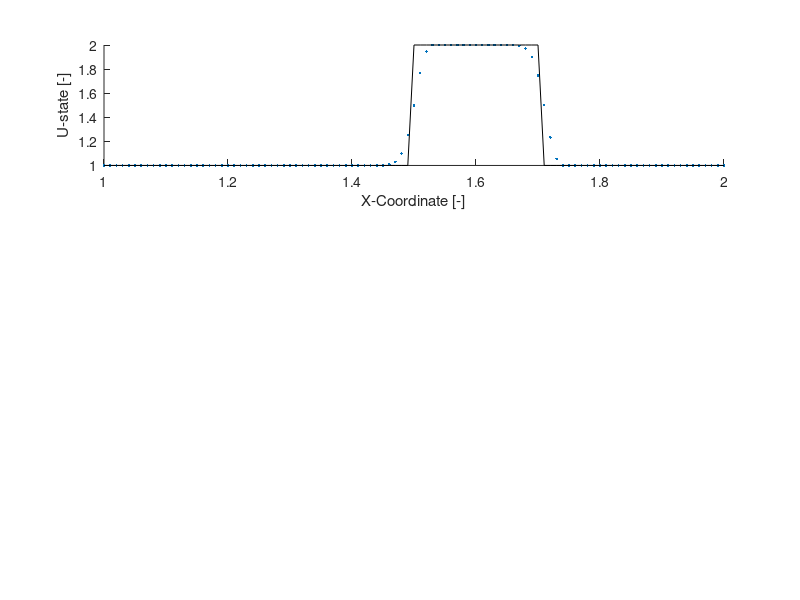

Here is the MATLAB script that generated this plot: (Note: this script raises an error after producing the figure.)
%% Total Variation Diminishing (TVD) 1D subroutine
% to solve the scalar advection equation:
%
% du/dt + dF(u)/dx = 0
%
% where $dF/du = a$
%
% Using flux limiter functions: 
% Cases: {1} Van Leer
%        {2} Superbee
%        {3} Minmod
%        {4} Koren
%
% by Manuel Diaz, manuel.ade'at'gmail.com 
% Institute of Applied Mechanics, 2012.08.12

clear all; close all; clc;

%% Parameters
a = 0.5; 
a_p = max(0,a); a_m = min(0,a);
dx = 0.01;
cfl = 0.8;
dt = cfl*dx/abs(a);
dtdx = dt/dx; % precomputed to save some flops
t_end = 0.2;
limiter = 2;

%% Discretization of Domain
x = 1:dx:2;
t = 0:dt:t_end;

%% Initial Condition
n = length(x);
u_0 = ones(1,n);
 x_1 = ceil(2*n/5);
 x_2 = ceil(3*n/5);
u_0(x_1:x_2) = 2;

%% Main Loop
% Load initial condition into the domain
u = u_0; 

% Initialize vector variables 
u_next = zeros(1,n);
theta  = zeros(1,n);
r = zeros(1,n);
F_rl = zeros(1,n);
F_rh = zeros(1,n);
F_ll = zeros(1,n);
F_lh = zeros(1,n);
F_right = zeros(1,n);
F_left  = zeros(1,n);

for k = t
    % Compute the smoothness, r(j), from the data, u(j).
    for j = 2:n-1
        % smooth measurement factor 'r'
        if u(j) == u(j+1)
            r(j) = 1;
        elseif a > 0
            r(j) = (u(j) - u(j-1)) / (u(j+1) - u(j));
        elseif a < 0
            r(j) = (u(j+2) - u(j+1)) / (u(j+1) - u(j));
        end
        r(1) = 1; r(n) = 1;
    end
    
    % Compute the Flux Limiter
    switch limiter
        case{1} % Van Leer
            phi = (r + abs(r))./(1 + abs(r));
        case{2} % Superbee
            %phi = max(0,min(2.*r,0),min(r,2));
            phi_star = max(min(2.*r,0),min(r,2));
            phi = max(0,phi_star);
        case{3} % Minmod
            phi = max(0,min(1,r));
        case{4} % koren
            %phi = max(0,min(2*r,(2/3)*r+1/3,2));
            phi_star = min(2*r,(2/3)*r+1/3);
            phi_hat  = min(phi_star,2);
            phi = max(0,phi_hat);
        otherwise 
            error('Limiters available: 1, 2, 3, and 4')
    end
    
    for j = 2:n-1    
        % Compute fluxes for TVD
        F_rl(j) = a_p*u(j) + a_m*u(j+1);
        F_rh(j) = (1/2)*a*(u(j)+u(j+1)) - (1/2)*(a^2)*dtdx*(u(j+1)-u(j));
        F_right(j) = F_rl(j) + phi(j)*( F_rh(j) - F_rl(j) );
        
        F_ll(j) = a_p*u(j-1) + a_m*u(j);
        F_lh(j) = (1/2)*a*(u(j-1)+u(j)) - (1/2)*(a^2)*dtdx*(u(j)-u(j-1));
        F_left(j)  = F_ll(j) + phi(j-1)*( F_lh(j) - F_ll(j) );
        
        % Compute next time step
        u_next(j) = u(j) - dtdx*(F_right(j) - F_left(j));
    end
    
    % BC
    u_next(1) = u_next(2);
    u_next(n) = u_next(n-1);
    % UPDATE info
    u = u_next(1:n);
end

%% 2. Double-Sided Upwind
u_upwind = u_0;
for k = t
    for j = 2:n-1
    u_next(j) = u_upwind(j) - a_p*dt/dx*(u_upwind(j) - u_upwind(j-1)) ...
        - a_m*dt/dx*(u_upwind(j+1) - u_upwind(j));
    end
    u_upwind = u_next;
    % BC
    u_upwind(1) = u_next(2);
    u_upwind(n) = u_next(n-1);
end
u_next = zeros(1,n);

%% 3. Lax-Wendroff
u_LW = u_0;
for k = t
    for j = 2:n-1
    u_next(j) = u_LW(j) - 1/2*cfl*(u_LW(j+1)-u_LW(j-1)) + ...
        1/2*(cfl^2)*(u_LW(j+1)-2*u_LW(j)+u_LW(j-1));
    end
    u_LW = u_next;
    % BC
    u_LW(1) = u_next(2);
    u_LW(n) = u_next(n-1);
end
u_next = zeros(1,n);

%% Exact Solution
x_exact_1 = 1.4 + a*t_end;
x_exact_2 = 1.6 + a*t_end;
u_exact = zeros(1,n);
for j = 1:n
    if x(j) >= x_exact_1 && x(j) <= x_exact_2
    u_exact(j) = 2;
    else
    u_exact(j) = 1;
    end
end
    
%% Plot Results
subplot(311);
hold on
plot(x,u_upwind,'.'); plot(x,u_exact,'k'); xlabel('X-Coordinate [-]'); ylabel('U-state [-]'); yLim([0.5,2.5]); title 'Double-Sided Upwind'; 
hold off
subplot(312);
hold on
plot(x,u_LW,'.'); plot(x,u_exact,'k'); xlabel('X-Coordinate [-]'); ylabel('U-state [-]'); yLim([0.5,2.5]); title 'Lax-wendroff';
hold off
subplot(313);
hold on
plot(x,u,'.'); plot(x,u_exact,'k'); xlabel('X-Coordinate [-]'); ylabel('U-state [-]'); yLim([0.5,2.5]); title 'TVD';
hold off

